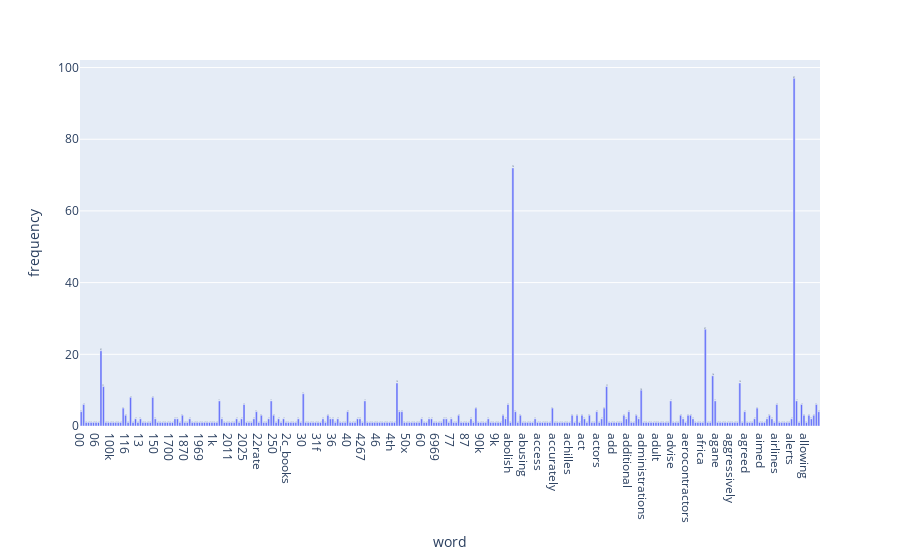

Notebook code for this chart:
### Markdown cell above
### **>>> Exercise 12:**  利用 plotly 畫圖

### Code cell
# 計算在所有文件中前20個字的頻率
term_frequencies = np.asarray(df_counts.sum(axis=0))[0]

# 打包成 dataframe
term_df = pd.DataFrame({
    'word': count_vect.get_feature_names_out()[:300],
    'frequency': term_frequencies[:300]
})

# 畫圖
fig = px.bar(term_df, y='frequency', x='word', text_auto='.2s')
fig.show()

### Figure 1 — Plotly figure (JSON) as saved in the notebook; plotly's stock layout.template omitted (floating-point values rounded to 4 significant figures; data arrays with more than 128 entries replaced by an {"elided": "..."} marker saying what was removed)
{"data": [{"hovertemplate": "word=%{x}<br>frequency=%{y}<extra></extra>", "legendgroup": "", "marker": {"color": "#636efa", "pattern": {"shape": ""}}, "name": "", "orientation": "v", "showlegend": false, "textposition": "auto", "texttemplate": "%{y:.2s}", "type": "bar", "x": {"elided": "300 str values"}, "xaxis": "x", "y": {"elided": "300 int values"}, "yaxis": "y"}], "layout": {"barmode": "relative", "legend": {"tracegroupgap": 0}, "margin": {"t": 60}, "xaxis": {"anchor": "y", "domain": [0, 1], "title": {"text": "word"}}, "yaxis": {"anchor": "x", "domain": [0, 1], "title": {"text": "frequency"}}}}
